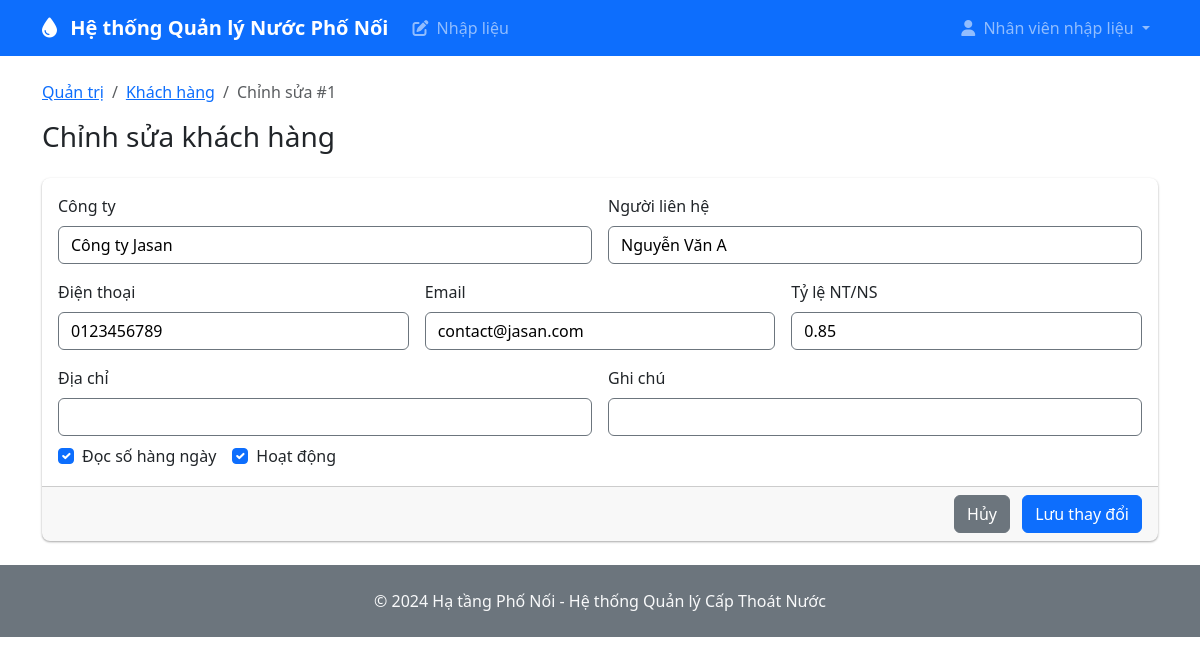
/customers/1/edit (signed in), run on an earlier commit of the app's database.
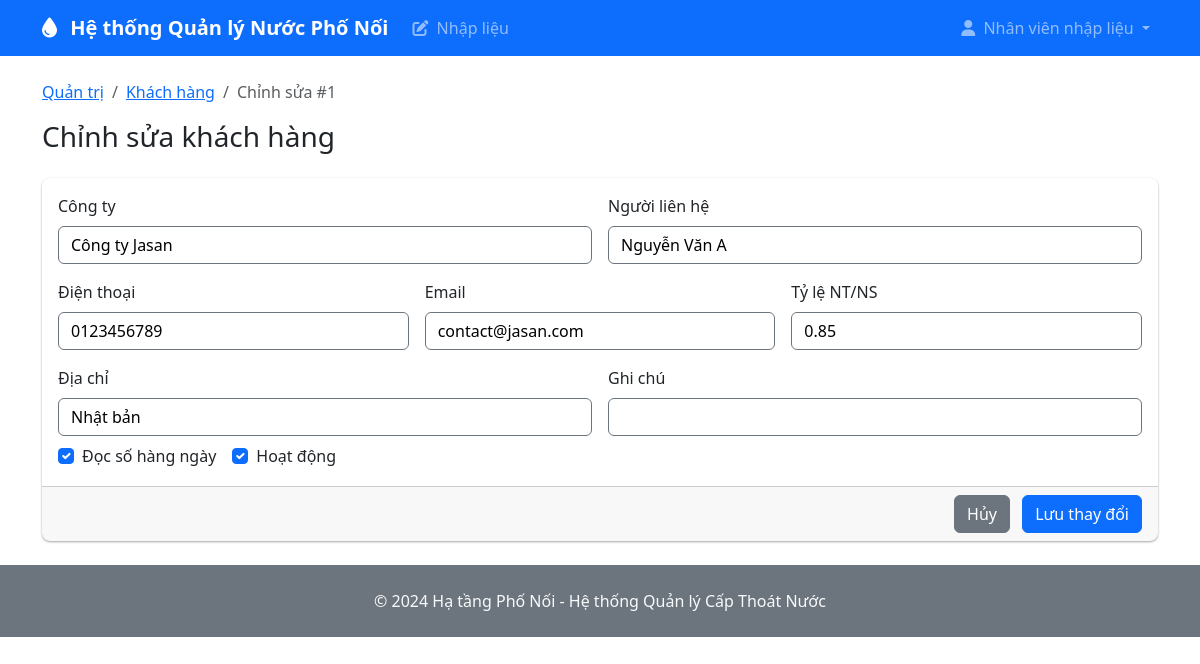
And on a later commit of the database.
### models.py (models this page shows)
class User(UserMixin, db.Model):
    id = db.Column(db.Integer, primary_key=True)
    username = db.Column(db.String(64), unique=True, nullable=False)
    email = db.Column(db.String(120), unique=True, nullable=False)
    password_hash = db.Column(db.String(256))
    role = db.Column(Enum(UserRole), nullable=False, default=UserRole.DATA_ENTRY)
    full_name = db.Column(db.String(120))
    created_at = db.Column(db.DateTime, default=datetime.utcnow)
    is_active = db.Column(db.Boolean, default=True)

class Customer(db.Model):
    id = db.Column(db.Integer, primary_key=True)
    company_name = db.Column(db.String(200), nullable=False)
    contact_person = db.Column(db.String(120))
    phone = db.Column(db.String(20))
    email = db.Column(db.String(120))
    address = db.Column(db.Text)
    water_ratio = db.Column(db.Float, default=0.8)  # Wastewater to clean water ratio
    daily_reading = db.Column(db.Boolean, default=False)  # True for large customers
    created_at = db.Column(db.DateTime, default=datetime.utcnow)
    is_active = db.Column(db.Boolean, default=True)

### routes.py (the view, shortened to what this page needs)
@app.route('/customers/<int:customer_id>/edit', methods=['GET', 'POST'])
@login_required
def edit_customer(customer_id):
    customer = Customer.query.get_or_404(customer_id)
    return render_template('edit_page/customer_edit.html', customer=customer)

### app.py (called while the page is built)
@login_manager.user_loader
def load_user(user_id):
    from models import User
    return User.query.get(int(user_id))

### templates/edit_page/customer_edit.html (shortened to what this page needs)
{% extends "base.html" %}
{% block content %}
<div class="row">
  <div class="col-12">
    <nav aria-label="breadcrumb">
      <ol class="breadcrumb">
        <li class="breadcrumb-item"><a href="{{ url_for('admin') }}">Quản trị</a></li>
        <li class="breadcrumb-item"><a href="{{ url_for('admin') }}#customers">Khách hàng</a></li>
        <li class="breadcrumb-item active" aria-current="page">Chỉnh sửa #{{ customer.id }}</li>
      </ol>
    </nav>
    <h3>Chỉnh sửa khách hàng</h3>
  </div>
</div>
<form method="post" action="{{ url_for('edit_customer', customer_id=customer.id) }}">
  <div class="card mt-3">
    <div class="card-body">
      <div class="row g-3">
        <div class="col-md-6">
          <label class="form-label">Công ty</label>
          <input name="company_name" class="form-control" required value="{{ customer.company_name }}">
        </div>
        <div class="col-md-6">
          <label class="form-label">Người liên hệ</label>
          <input name="contact_person" class="form-control" value="{{ customer.contact_person or '' }}">
        </div>
        <div class="col-md-4">
          <label class="form-label">Điện thoại</label>
          <input name="phone" class="form-control" value="{{ customer.phone or '' }}">
        </div>
        <div class="col-md-4">
          <label class="form-label">Email</label>
          <input name="email" type="email" class="form-control" value="{{ customer.email or '' }}">
        </div>
        <div class="col-md-4">
          <label class="form-label">Tỷ lệ NT/NS</label>
          <input name="water_ratio" type="number" step="0.01" class="form-control" value="{{ '%.2f'|format(customer.water_ratio or 0) }}">
        </div>
        <div class="col-md-6">
          <label class="form-label">Địa chỉ</label>
          <input name="address" class="form-control" value="{{ customer.address or '' }}">
        </div>
        <div class="col-md-6">
          <label class="form-label">Ghi chú</label>
          <input name="notes" class="form-control" value="{{ customer.notes or '' }}">
        </div>
        <div class="col-12 d-flex gap-3 align-items-center mt-2">
          <div class="form-check">
            <input class="form-check-input" type="checkbox" id="daily_reading" name="daily_reading" {% if customer.daily_reading %}checked{% endif %}>
            <label class="form-check-label" for="daily_reading">Đọc số hàng ngày</label>
          </div>
          <div class="form-check">
            <input class="form-check-input" type="checkbox" id="is_active" name="is_active" {% if customer.is_active %}checked{% endif %}>
            <label class="form-check-label" for="is_active">Hoạt động</label>
          </div>
        </div>
      </div>
    </div>
    <div class="card-footer text-end">
      <a class="btn btn-secondary me-2" href="{{ url_for('admin') }}#customers">Hủy</a>
      <button type="submit" class="btn btn-primary">Lưu thay đổi</button>
    </div>
  </div>
</form>
{% endblock %}

### templates/base.html (shortened to what this page needs)
<!DOCTYPE html>
<html lang="vi" data-bs-theme="light">
<head>
    <link href="https://cdn.jsdelivr.net/npm/bootstrap@5.3.3/dist/css/bootstrap.min.css" rel="stylesheet">
    <link rel="stylesheet" href="https://cdnjs.cloudflare.com/ajax/libs/font-awesome/6.4.0/css/all.min.css">
    <link rel="stylesheet" href="{{ url_for('static', filename='css/custom.css') }}">
</head>
<body>
    <nav class="navbar navbar-expand-lg navbar-dark bg-primary">
        <div class="container">
            <a class="navbar-brand" href="{{ url_for('dashboard') }}">
                <i class="fas fa-tint me-2"></i>
                Hệ thống Quản lý Nước Phố Nối
            </a>
            <div class="collapse navbar-collapse" id="navbarNav">
                <ul class="navbar-nav me-auto">
                    {% if current_user.is_authenticated %}
                    {% if current_user.role.value in ['data_entry', 'plant_manager', 'admin'] %}
                    <li class="nav-item">
                        <a class="nav-link" href="{{ url_for('data_entry') }}">
                            <i class="fas fa-edit me-1"></i> Nhập liệu
                        </a>
                    </li>
                    {% endif %}
                    {% endif %}
                </ul>
                {% if current_user.is_authenticated %}
                <ul class="navbar-nav">
                    <li class="nav-item dropdown">
                        <a class="nav-link dropdown-toggle" href="#" role="button" data-bs-toggle="dropdown">
                            <i class="fas fa-user me-1"></i> {{ current_user.full_name or current_user.username }}
                        </a>
                    </li>
                </ul>
                {% endif %}
            </div>
        </div>
    </nav>
    <main class="container my-4">
        {% block content %}{% endblock %}
    </main>
    <footer class="bg-secondary text-light py-4 mt-auto">
        <div class="container text-center">
            <p class="mb-0">&copy; 2024 Hạ tầng Phố Nối - Hệ thống Quản lý Cấp Thoát Nước</p>
        </div>
    </footer>
</body>
</html>

### static/css/custom.css (style rules this page uses)
.btn { border-radius: 6px; font-weight: 500; }
.card { border: none; box-shadow: 0 1px 3px rgba(0,0,0,0.12), 0 1px 2px rgba(0,0,0,0.24); border-radius: 8px; }
.form-control, .form-select { border-radius: 6px; border: 1px solid var(--bs-border-color); }
.navbar-brand { font-weight: 600; }
.form-control { color: #000000 !important; background-color: rgb(255, 255, 255) !important; border-color: #6c757d !important; }

What changed in the data, as far as the page shows it:
changed Customer "Công ty Jasan": address (not shown) → "Nhật bản"
